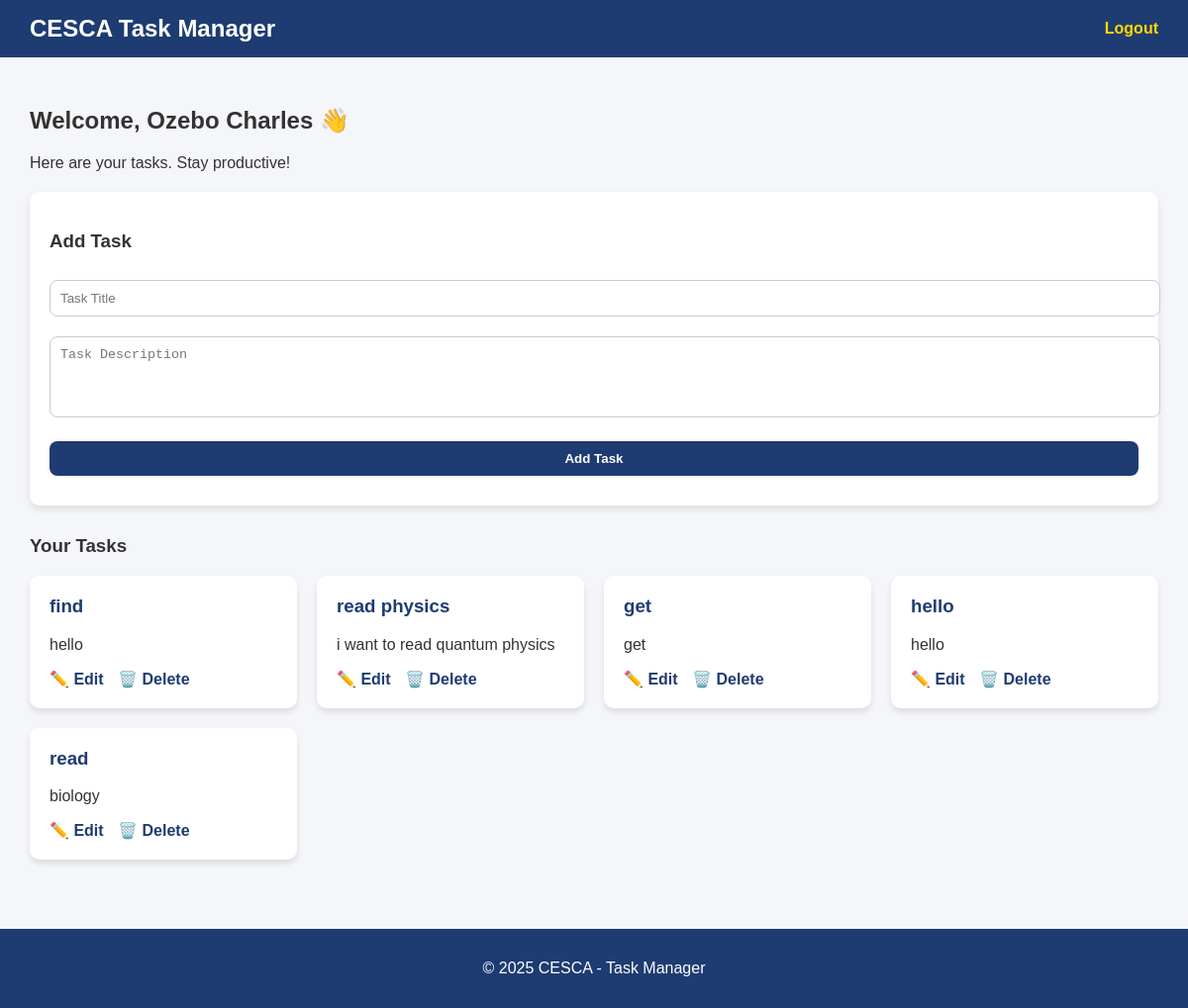
The page /dashboard (signed in) on the database its author committed.
### app.py (models this page shows)
class Task(db.Model):
    id = db.Column(db.Integer, primary_key=True)
    task_title = db.Column(db.String(100), nullable=False)
    task_description = db.Column(db.Text, nullable=True)
    user_id = db.Column(db.Integer, db.ForeignKey('user.id'), nullable=False)

### app.py (the view)
@app.route("/dashboard")
def dashboard():
    if "user_id" not in session:
        flash("Please login!", "warning")
        return redirect(url_for("login"))
    tasks = Task.query.filter_by(user_id=session["user_id"]).all()
    return render_template("dashboard.html", tasks=tasks, username=session["username"])

### templates/dashboard.html (shortened to what this page needs)
<!DOCTYPE html>
<html lang="en">
<head>
</head>
<body>
  <header>
    <h1>CESCA Task Manager</h1>
    <nav>
      <a href="{{ url_for('logout') }}">Logout</a>
    </nav>
  </header>
  <div class="container">
    <div class="welcome">
      <h2>Welcome, {{ username }} 👋</h2>
      <p>Here are your tasks. Stay productive!</p>
    </div>
   <div class="task-form">
  <h3>Add Task</h3>
  <form action="{{ url_for('add_task') }}" method="POST">
    <input type="text" name="title" placeholder="Task Title" required>
    <textarea name="description" rows="4" placeholder="Task Description"></textarea>
    <button type="submit">Add Task</button>
  </form>
</div>
    <h3>Your Tasks</h3>
    <div class="task-list">
      {% for task in tasks %}
      <div class="task-card">
        <h3>{{ task.task_title }}</h3>
        <p>{{ task.task_description }}</p>
        <div class="task-actions">
          <a href="{{ url_for('edit_task', id=task.id) }}">✏️ Edit</a>
          <a href="{{ url_for('delete_task', id=task.id) }}" onclick="return confirm('Are you sure you want to delete this task?');">🗑️ Delete</a>
        </div>
      </div>
      {% else %}
      <p>No tasks yet. Add your first one above!</p>
      {% endfor %}
    </div>
  </div>
  <footer>
    <p>&copy; 2025 CESCA - Task Manager</p>
  </footer>
</body>
</html>

### templates/dashboard.html (style rules this page uses)
body { margin: 0; font-family: Arial, sans-serif; background: #f5f6fa; color: #333; }
header { background: #1e3c72; color: white; padding: 15px 30px; display: flex; justify-content: space-between; align-items: center; }
header h1 { margin: 0; font-size: 1.5em; }
nav a { color: #ffd700; text-decoration: none; margin-left: 20px; font-weight: bold; }
.container { padding: 30px; }
.welcome { margin-bottom: 20px; }
.task-form { background: white; padding: 20px; border-radius: 10px; margin-bottom: 30px; box-shadow: 0 4px 8px rgba(0,0,0,0.1); }
.task-form input, .task-form textarea, .task-form button { width: 100%; margin: 10px 0; padding: 10px; border: 1px solid #ccc; border-radius: 8px; }
.task-form button { background: #1e3c72; color: white; border: none; font-weight: bold; cursor: pointer; }
.task-list { display: grid; grid-template-columns: repeat(auto-fit, minmax(250px, 1fr)); gap: 20px; }
.task-card { background: white; padding: 20px; border-radius: 10px; box-shadow: 0 4px 6px rgba(0,0,0,0.1); }
.task-card h3 { margin-top: 0; color: #1e3c72; }
.task-actions { margin-top: 15px; }
.task-actions a { margin-right: 10px; text-decoration: none; color: #1e3c72; font-weight: bold; }
footer { text-align: center; padding: 15px; margin-top: 40px; background: #1e3c72; color: white; }
textarea { resize: none; }

### rows shown on the page
Task: task_title "find", task_description "hello"
Task: task_title "read physics", task_description "i want to read quantum physics"
Task: task_title "get", task_description "get"
Task: task_title "hello", task_description "hello"
Task: task_title "read", task_description "biology"

### other values the page prints
{{ username }} "Ozebo Charles"
